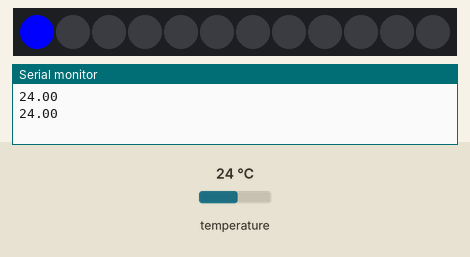
Simulated run of this sketch. Board: Arduino Uno, built with avr-gcc and run on an emulated ATmega328P. Shown: 12 RGB LEDs in strip order, left to right, the last lines printed to the serial monitor. The test bench sets the inputs (shaded band); at power-on: temperature 24 °C.

Above: at 1.8 s.
1.9 s: temperature set to 24.6 °C
3.4 s: temperature set to 25.5 °C
At 4.8 s:
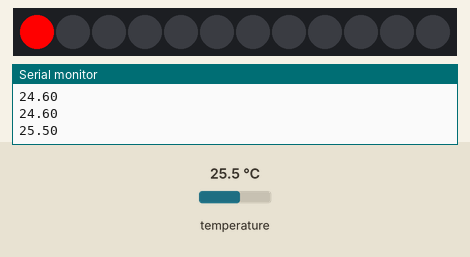
5.5 s: temperature set to 12 °C
At 6.4 s:
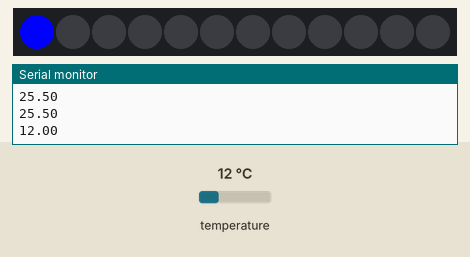
7.5 s: temperature set to 28 °C
At 9.2 s:
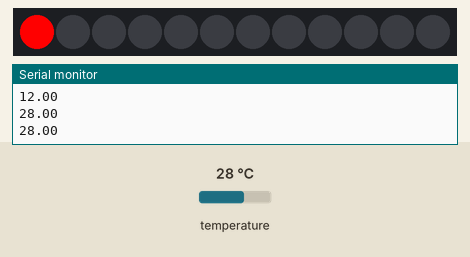
Timing chart, 0 to 10.5 s (numbered marks = the images above; inputs shaded):
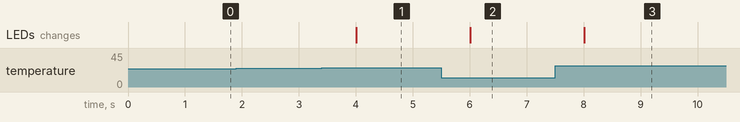

The sketch:

TempSensorDisplay.ino
```cpp
#include <Arduino.h>
#include <MeAuriga.h>

MeOnBoardTemp onboard_temp(PORT_13);                // Create Temp Sensor Object
MeRGBLed rgbled_0(0, 12);                           // Create RGBLed Object (0-12 lights)

void setup() {
  Serial.begin(9600);
  rgbled_0.setpin(44);                              // init rgbled on pin 44
}

void loop() {
  float temperature = 0;
  temperature = onboard_temp.readValue();           // get temp
  Serial.println(temperature);
  if (temperature > 25) {
    rgbled_0.setColor(1, 255, 0, 0);                // set Pix light #1 to RED
    rgbled_0.show();
  } else {
    rgbled_0.setColor(1, 0, 0, 255);                // set Pix light #1 to BLUE
    rgbled_0.show();
  }
  delay(1000);
}
```

Measured:
- the behaviour switches between 25 and 25.1 °C on temperature (found by bisection; images 0 and 1)
- after the input at 3.4 s, the LEDs: change after 0.61 s (image 1)
- after the input at 5.5 s, the LEDs: change after 0.51 s (image 2)
- after the input at 7.5 s, the LEDs: change after 0.51 s (image 3)
